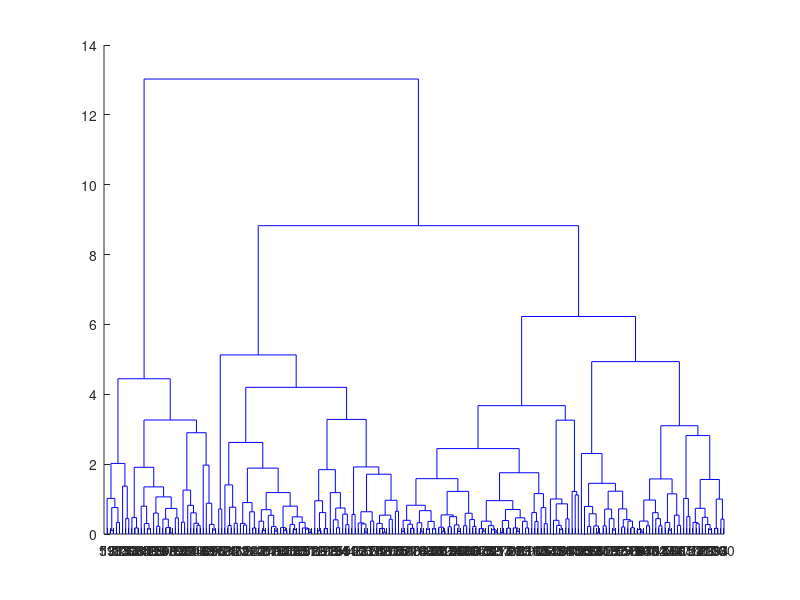

Here is the MATLAB script that generated this plot: (Note: this script raises an error after producing the figure.)
load clustering_data.txt;
Y=clustering_data;
Z = linkage(Y,'complete','euclidean');
dendrogram(Z,0);
C = cluster(Z,'maxclust',4)
mh=zeros(4,2)
for i=1:4
     scatter(data(find(C==i),1), data(find(C==i),2),color(i,1), 'filled');
     hold on;
     s=size(find(C==i))
      scatter(mh(i,1),mh(i,2))
      hold on;
     
end
 hold off;
 best_cluster(C,mh,1)
 